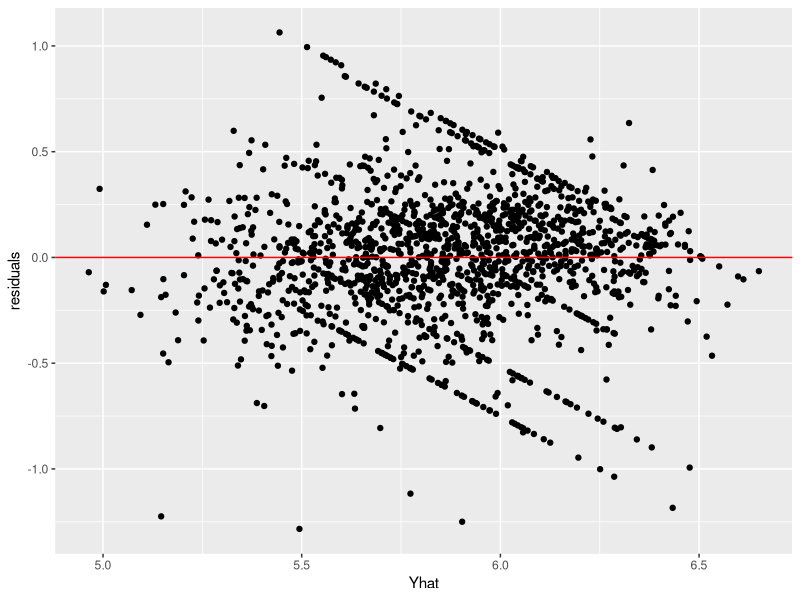

Generate this figure with R:
## Continuing from Missingdata.R...
## Linear Regression

setwd("C:/Users/holly/OneDrive/Documents/R/656")

## Loading required packages
require(dplyr)
require(ggplot2)
require(caret)
require(lattice)
require(corrplot)
require(e1071)

imp_gender_race_tx <- read.csv("imp_gender_race_tx.csv")

str(imp_gender_race_tx)

X = imp_gender_race_tx %>%
  select(Gender, Race_Ethnicity, County) %>%
  mutate_all(factor)

Y = log(imp_gender_race_tx$DeathCount)

dummyModel = dummyVars(~ ., data = X, fullRank=T)
Xdummy     = predict(dummyModel, X)

trControl = trainControl(method = 'cv', number = 10)
lmOut     = train(x = Xdummy, y = Y, method = 'lm', trControl = trControl)

Yhat = predict(lmOut, Xdummy)

residuals = Y - Yhat
residualPlotData = data.frame(residuals, Yhat)
ggplot(data = residualPlotData) +
	geom_point(aes(x = Yhat, y = residuals)) +
	geom_hline(yintercept = 0, color = 'red')
